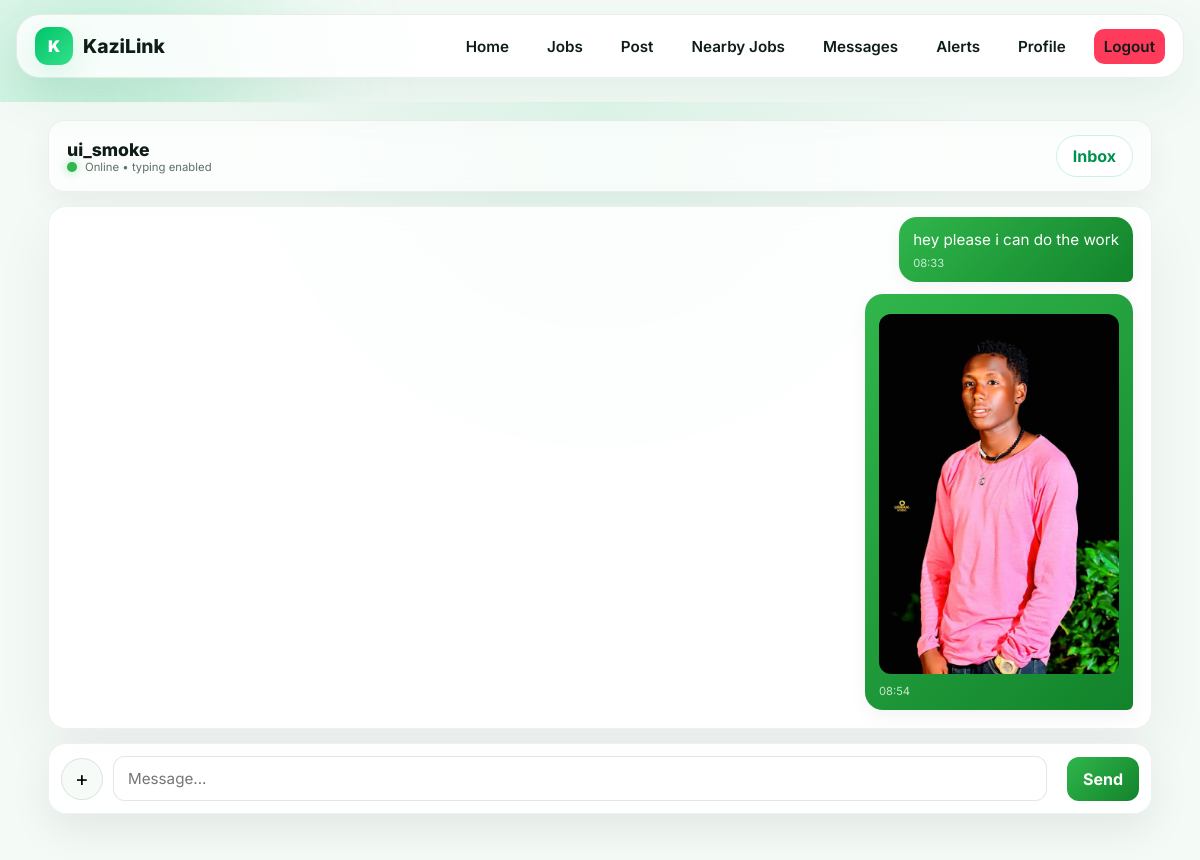
Screenshot of /chat/2/ (signed in) with the database file from the repository.
### marketplace/models.py (models this page shows)
class Message(models.Model):
    conversation = models.ForeignKey(Conversation, on_delete=models.CASCADE, related_name='messages')
    sender = models.ForeignKey(User, on_delete=models.CASCADE, related_name='sent_messages')
    body = models.TextField(blank=True)
    attachment = models.FileField(upload_to='chat/files/', blank=True)
    image = models.ImageField(upload_to='chat/images/', blank=True)
    voice_note = models.FileField(upload_to='chat/voice/', blank=True)
    seen = models.BooleanField(default=False)
    created_at = models.DateTimeField(auto_now_add=True)
    class Meta:
        ordering = ['created_at']

### marketplace/views.py (the view, shortened to what this page needs)
# urls.py: path('chat/<int:conversation_id>/', views.chat_room, name='chat_room'),
@login_required
def chat_room(request, conversation_id):
    conversation = get_object_or_404(Conversation.objects.prefetch_related('participants', 'messages'), id=conversation_id, participants=request.user)
    Message.objects.filter(conversation=conversation).exclude(sender=request.user).update(seen=True)
    return render(request, 'marketplace/chat.html', {'conversation': conversation, 'message_form': MessageForm()})

### marketplace/forms.py
class MessageForm(forms.ModelForm):
    class Meta:
        model = Message
        fields = ['body', 'image', 'voice_note', 'attachment']
        widgets = {'body': forms.TextInput(attrs={'placeholder': 'Message...'})}

### marketplace/context_processors.py (called while the page is built)
def alert_badge(request):
    if not request.user.is_authenticated:
        return {'alert_match_count': 0}
    return {'alert_match_count': len(matching_alert_jobs(request.user))}

### marketplace/views.py (called while the page is built, shortened)
def matching_alert_jobs(user):
    alerts = list(user.job_alerts.filter(active=True).select_related('category'))
    if not alerts:
        return []

### templates/marketplace/chat.html (shortened to what this page needs)
{% extends 'marketplace/base.html' %}
{% load static %}
{% block page_css %}
<link rel="stylesheet" href="{% static 'marketplace/css/chat.css' %}">
{% endblock %}
{% block content %}
<main class="chat-page">
    <header class="chat-header">
        <div class="chat-user">
            <h1>
                {% for participant in conversation.participants.all %}
                    {% if participant != user %}{{ participant.username }}{% endif %}
                {% endfor %}
            </h1>
            <div class="status">
                <span class="online-dot"></span>
                <small>Online • typing enabled</small>
            </div>
        </div>
        <a class="btn ghost" href="{% url 'inbox' %}">
            Inbox
        </a>
    </header>
    <section class="messages-pane" data-chat-pane data-chat-url="{% url 'chat_messages_api' conversation.id %}">
        {% for message in conversation.messages.all %}
            <article class="bubble {% if message.sender == user %}mine{% endif %}"
                     data-message-id="{{ message.id }}">
                <p>{{ message.body }}</p>
                {% if message.image %}
                    <img src="{{ message.image.url }}" alt="attachment">
                {% endif %}
                <small>
                    {{ message.created_at|time:"H:i" }}
                </small>
            </article>
        {% endfor %}
    </section>
    <form class="message-box" method="post" enctype="multipart/form-data">
        <div class="attachment-picker" data-attachment-picker>
            <button class="attach-btn" type="button" data-attachment-toggle>
                +
            </button>
        </div>
        <div class="input-wrapper">
            {{ message_form.body }}
        </div>
        <button class="send-btn" type="submit">
            Send
        </button>
    </form>
</main>
{% endblock %}

### static/marketplace/css/base.css (style rules this page uses)
:root { --green: #00c46a; --green-dark: #00914f; --mint: #e9fff3; --ink: #0f1d17; --bg: #f5fbf8; --card: rgba(255,255,255,0.75); --text: #0f1d17; --muted: #6c7a73; --border: rgba(0,0,0,0.08); --line: rgba(15,29,23,0.08); --shadow: 0 20px 60px rgba(0,0,0,0.08); --shadow-soft: 0 10px 30px rgba(0,196,106,0.15); --radius: 14px; }
* { margin: 0; padding: 0; box-sizing: border-box; }
body { font-family: "Inter", sans-serif; background: radial-gradient(circle at 12% -8%, rgba(0,196,106,0.16), transparent 32%), linear-gradient(180deg, #f7fcf9 0%, var(--bg) 100%); color: var(--text); overflow-x: hidden; }
img, video { max-width: 100%; }
img { height: auto; }
a { color: var(--green-dark); text-decoration: none; }
button, input, select, textarea { font: inherit; }
.btn-primary, .btn-danger, .btn, button.btn { display: inline-flex; align-items: center; justify-content: center; gap: 8px; padding: 10px 16px; border-radius: 999px; font-weight: 700; text-decoration: none; border: 0; cursor: pointer; transition: 0.2s ease; }
.btn.ghost, .btn.mini { border: 1px solid rgba(0,196,106,0.2); background: white; color: var(--green-dark); }

### static/marketplace/css/chat.css (style rules this page uses)
a { color: inherit; text-decoration: none; transition: all 0.2s ease; }
* { margin: 0; padding: 0; box-sizing: border-box; }
body { font-family: "Inter", sans-serif; background: #f4fbf7; color: #0f1d17; }
.chat-page { height: calc(100vh - 70px); display: grid; grid-template-rows: auto 1fr auto; gap: 14px; padding: 18px clamp(12px, 4vw, 60px); background: radial-gradient(circle at top, rgba(0,196,106,0.08), transparent 40%), #f4fbf7; }
.chat-header { display: flex; justify-content: space-between; align-items: center; padding: 14px 18px; border-radius: 16px; background: rgba(255,255,255,0.7); backdrop-filter: blur(18px); border: 1px solid rgba(0,0,0,0.06); box-shadow: 0 10px 30px rgba(0,0,0,0.05); }
.chat-user h1 { font-size: 1.1rem; font-weight: 800; margin: 0; }
.status { display: flex; align-items: center; gap: 8px; font-size: 0.85rem; color: #5f6f66; }
.online-dot { width: 10px; height: 10px; border-radius: 50%; background: #30b64b; box-shadow: 0 0 10px rgba(48,182,75,0.5); }
.messages-pane { overflow-y: auto; padding: 18px; display: flex; flex-direction: column; gap: 12px; border-radius: 18px; background: rgba(255,255,255,0.85); backdrop-filter: blur(16px); border: 1px solid rgba(0,0,0,0.06); box-shadow: 0 20px 60px rgba(0,0,0,0.06); }
.bubble { max-width: 70%; padding: 12px 14px; border-radius: 18px 18px 18px 6px; background: #eef7f1; align-self: flex-start; box-shadow: 0 6px 18px rgba(0,0,0,0.05); animation: pop 0.15s ease; }
.bubble.mine { align-self: flex-end; background: linear-gradient(135deg, #30b64b, #12832b); color: white; border-radius: 18px 18px 6px 18px; }
.bubble p { margin: 0; line-height: 1.4; font-size: 0.95rem; }
.bubble small { display: block; margin-top: 6px; font-size: 0.7rem; opacity: 0.75; }
.bubble img { max-width: 240px; margin-top: 8px; border-radius: 12px; }
.message-box { display: flex; align-items: center; gap: 10px; padding: 12px; border-radius: 18px; background: rgba(255,255,255,0.9); backdrop-filter: blur(18px); border: 1px solid rgba(0,0,0,0.06); box-shadow: 0 15px 40px rgba(0,0,0,0.08); }
.input-wrapper { flex: 1; }
.input-wrapper input, .input-wrapper textarea { width: 100%; padding: 12px 14px; border-radius: 12px; border: 1px solid rgba(0,0,0,0.1); outline: none; font-size: 0.95rem; transition: all 0.2s ease; }
.attachment-picker { position: relative; }
.attach-btn { width: 42px; height: 42px; border-radius: 50%; border: 1px solid rgba(0,0,0,0.1); background: #f6fbf8; font-size: 1.3rem; cursor: pointer; transition: all 0.2s ease; }
.send-btn { padding: 12px 16px; border-radius: 12px; border: none; background: linear-gradient(135deg, #30b64b, #12832b); color: white; font-weight: 700; cursor: pointer; transition: all 0.25s ease; }

### rows the page displays
Message: body "hey please i can do the work", created_at "08:33"
Message: image (picture), created_at "08:54"

### other values shown
{{ participant.username }} "ui_smoke"
